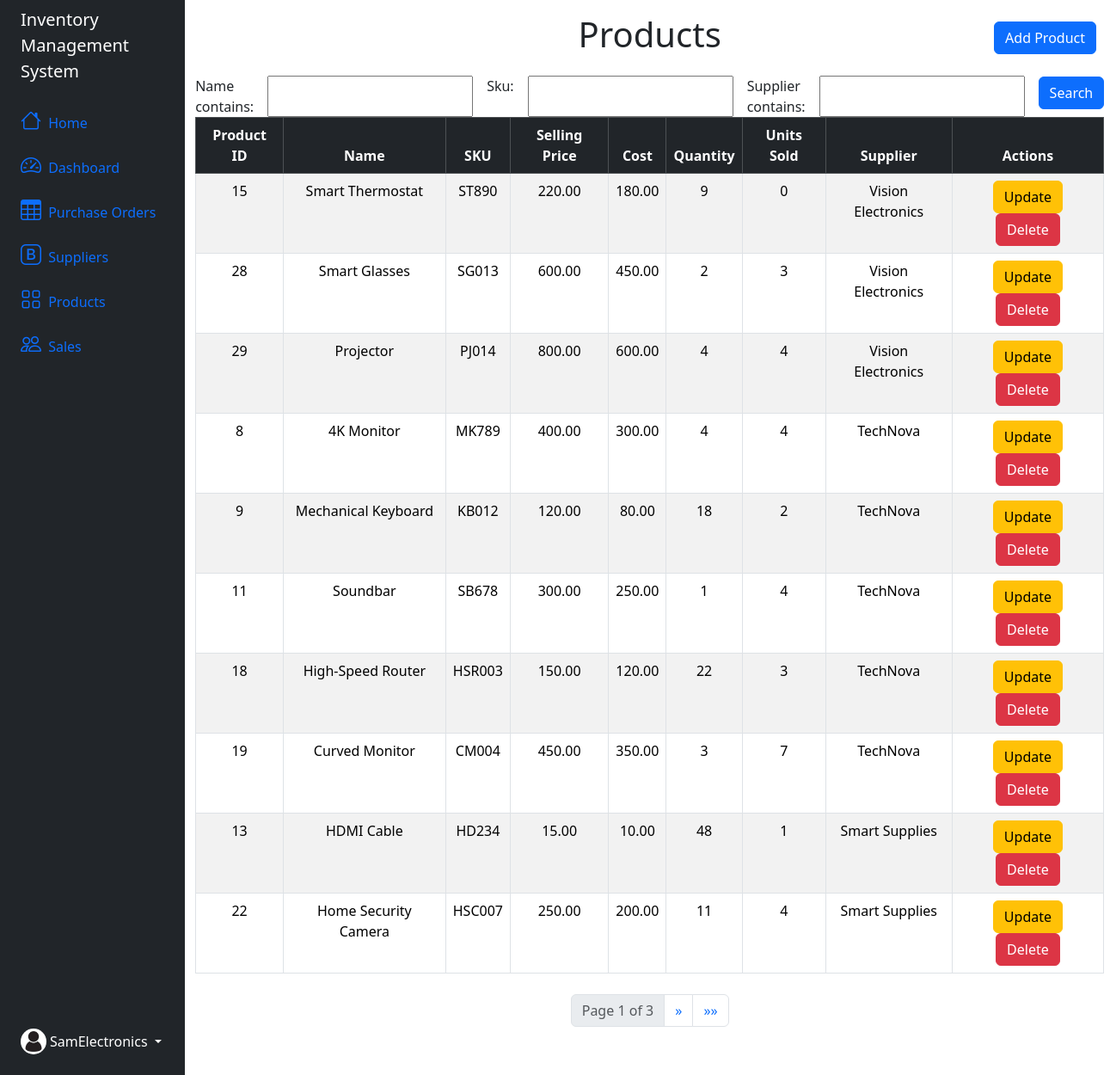
/product-list/ (signed in), run on the app's committed database.
### invApp/models.py (models this page shows, shortened)
class Product(models.Model):
  product_id = models.AutoField(primary_key=True)
  name = models.CharField(max_length=100)
  sku = models.CharField(max_length=50, unique=True)
  price = models.FloatField()
  cost = models.FloatField()
  quantity = models.IntegerField()
  user = models.ForeignKey(User, on_delete=models.CASCADE)
  cost_quantity = models.FloatField(null=True, blank=True)
  supplier = models.CharField(max_length=100)
  units_sold = models.IntegerField(default=0)

### invApp/views.py (the view)
# urls.py: path('product-list/', views.product_list_view, name="product-list"),
def product_list_view(request):
  user=request.user
  products = Product.objects.filter(user=user).order_by('-supplier')
  myFilter = ProductFilter(request.GET, queryset = products)
  products = myFilter.qs
  paginator = Paginator(products, 10)
  page_number = request.GET.get('page')
  page_obj = paginator.get_page(page_number)
  context = {
    'products' : page_obj,
    'myFilter' : myFilter,
  }
  return render(request, 'product_list/product-list.html', context)

### invApp/templates/product_list/product-list.html (shortened to what this page needs)
{% extends "partials/base.html" %}
{% block content %}
  <div class="d-flex mb-3 align-items-center justify-content-center">
    <h1 class="text-center">Products</h1>
  <a href="{% url 'add-product' %}" class="btn btn-primary position-absolute end-0 me-3">Add Product</a>
  </div>
  <div class="d-flex mt-3">
    <form method="GET" class="d-flex gap-3 w-100 align-items-center">
      <div class="d-flex flex-grow-1 gap-3">
        {{ myFilter.form.as_table }}
      </div>
      <button type="submit" class="btn btn-primary ms-auto mb-2">
        Search
      </button>
    </form>
  </div>
  <table class="table table-bordered table-striped text-center">
    <thead class="table-dark">
      <tr>
        <th>Product ID</th>
        <th>Name</th>
        <th>SKU</th>
        <th>Selling Price</th>
        <th>Cost</th>
        <th>Quantity</th>
        <th>Units Sold</th>
        <th>Supplier</th>
        <th>Actions</th>
      </tr>
    </thead>
    <tbody>
      {% for product in products %}
      <tr>
        <td>{{ product.product_id }}</td>
        <td>{{ product.name }}</td>
        <td>{{ product.sku }}</td>
        <td>{{ product.price|floatformat:2  }}</td>
        <td>{{ product.cost|floatformat:2  }}</td>
        <td>{{ product.quantity }}</td>
        <td>{{ product.units_sold }}</td>
        <td>{{ product.supplier }}</td>
        <td>
          <a href="{% url 'product-update' product.product_id %}" class="btn btn-warning ">Update</a>
          <a href="{% url 'product-delete' product.product_id %}" class="btn btn-danger">Delete</a>
        </td>
      </tr>
      {% endfor %}
    </tbody>
  </table>
  <div class="d-flex justify-content-center my-4">
    <nav>
      <ul class="pagination">
        <li class="page-item disabled">
          <span class="page-link">Page {{ products.number }} of {{ products.paginator.num_pages }}</span>
        </li>
        {% if products.has_next %}
          <li class="page-item">
            <a class="page-link" href="?page={{ products.next_page_number }}" aria-label="Next">
              <span aria-hidden="true">&raquo;</span>
            </a>
          </li>
          <li class="page-item">
            <a class="page-link" href="?page={{ products.paginator.num_pages }}" aria-label="Last">
              <span aria-hidden="true">&raquo;&raquo;</span>
            </a>
          </li>
        {% endif %}
      </ul>
    </nav>
  </div>
{% endblock %}

### invApp/templates/partials/nav.html (shortened to what this page needs)
{% load static %}
<div class="d-flex flex-column align-items-center align-items-sm-start px-3 pt-2 text-white min-vh-100">
  <a href="/" class="d-flex align-items-center pb-3 mb-md-0 me-md-auto text-white text-decoration-none">
      <span class="fs-5 d-none d-sm-inline">Inventory Management System</span>
  </a>
  <ul class="nav nav-pills flex-column mb-sm-auto mb-0 align-items-center align-items-sm-start" id="menu">
      <li class="nav-item">
          <a href="{% url 'home' %}" class="nav-link align-middle px-0">
              <i class="fs-4 bi-house"></i> <span class="ms-1 d-none d-sm-inline">Home</span>
          </a>
      </li>
      <li>
          <a href="{% url 'dashboard' %}" class="nav-link px-0 align-middle">
              <i class="fs-4 bi-speedometer2"></i> <span class="ms-1 d-none d-sm-inline">Dashboard</span> </a>
      </li>
      <li>
          <a href="{% url 'purchase-orders-list' %}" class="nav-link px-0 align-middle">
              <i class="fs-4 bi-table"></i> <span class="ms-1 d-none d-sm-inline">Purchase Orders</span></a>
      </li>
      <li>
          <a href="{% url 'supplier-list' %}" class="nav-link px-0 align-middle ">
              <i class="fs-4 bi-bootstrap"></i> <span class="ms-1 d-none d-sm-inline">Suppliers</span></a>
      </li>
      <li>
          <a href="{% url 'product-list' %}" class="nav-link px-0 align-middle">
              <i class="fs-4 bi-grid"></i> <span class="ms-1 d-none d-sm-inline">Products</span> </a>
      </li>
      <li>
          <a href="{% url 'order-list' %}" class="nav-link px-0 align-middle">
              <i class="fs-4 bi-people"></i> <span class="ms-1 d-none d-sm-inline">Sales</span> </a>
      </li>
  </ul>
  <div class="dropdown pb-4 position-fixed bottom-0 start-2">
      <a href="#" class="d-flex align-items-center text-white text-decoration-none dropdown-toggle" id="dropdownUser1" data-bs-toggle="dropdown" aria-expanded="false">
          <img src="{% static 'images/company.png' %}" alt="company profile" width="30" height="30" class="rounded-circle">
          <span class="d-none d-sm-inline mx-1">{{ user.username }}</span>
      </a>
  </div>
</div>

### data on the page
Product: product_id "15", name "Smart Thermostat", sku "ST890", price "220.00", cost "180.00", quantity "9", units_sold "0", supplier "Vision Electronics"
Product: product_id "28", name "Smart Glasses", sku "SG013", price "600.00", cost "450.00", quantity "2", units_sold "3", supplier "Vision Electronics"
Product: product_id "29", name "Projector", sku "PJ014", price "800.00", cost "600.00", quantity "4", units_sold "4", supplier "Vision Electronics"
Product: product_id "8", name "4K Monitor", sku "MK789", price "400.00", cost "300.00", quantity "4", units_sold "4", supplier "TechNova"
Product: product_id "9", name "Mechanical Keyboard", sku "KB012", price "120.00", cost "80.00", quantity "18", units_sold "2", supplier "TechNova"
Product: product_id "11", name "Soundbar", sku "SB678", price "300.00", cost "250.00", quantity "1", units_sold "4", supplier "TechNova"
Product: product_id "18", name "High-Speed Router", sku "HSR003", price "150.00", cost "120.00", quantity "22", units_sold "3", supplier "TechNova"
Product: product_id "19", name "Curved Monitor", sku "CM004", price "450.00", cost "350.00", quantity "3", units_sold "7", supplier "TechNova"
Product: product_id "13", name "HDMI Cable", sku "HD234", price "15.00", cost "10.00", quantity "48", units_sold "1", supplier "Smart Supplies"
Product: product_id "22", name "Home Security Camera", sku "HSC007", price "250.00", cost "200.00", quantity "11", units_sold "4", supplier "Smart Supplies"

### other printed values
{{ user.username }} "SamElectronics"
{{ products.number }} "1"
{{ products.paginator.num_pages }} "3"
